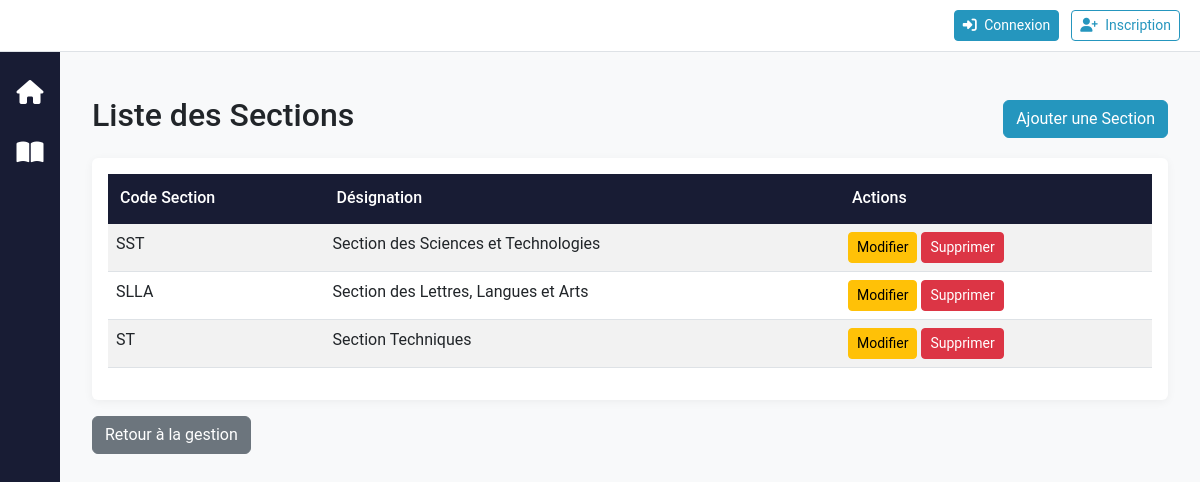
/reglage/sections/, run on the app's committed database.
### reglage/models.py (models this page shows, shortened)
class Section(models.Model):
    CodeSection = models.CharField(max_length=20, primary_key=True)
    DesignationSection = models.CharField(max_length=100)

### reglage/views.py (the view)
# urls.py: path('sections/', views.SectionListView.as_view(), name='section_list'),
class SectionListView(OrganisationFilterMixin, ListView):
    model = Section
    template_name = 'reglage/section_list.html'
    context_object_name = 'sections'
    def get_queryset(self):
        queryset = super().get_queryset()
        org = self.get_user_organisation()
        if org:
            return queryset.filter(CodeSection=org.code)
        return queryset

### accounts/context_processors.py (called while the page is built, shortened)
def user_roles(request):
    return {
        'user_organisation': None,
        'is_org_user': False,
        'is_admin': False,
        'is_administrative_role': False,
        'is_gestionnaire': False,
        'is_section_role': False,
        'is_department_role': False,
        'is_enseignant': False,
        'is_etudiant': False,
        'is_personnel_admin': False,
        'can_access_reglage': False,
        'can_access_finance': False,
        'can_create_users': False,
        'can_delete_all': False,
        'can_view_department_data': lambda dept: False,
        'can_view_section_data': lambda section: False,
        'user_roles': [],
        'user_department': None,
        'user_section': None,
        'user_section_designation': None,
    }

### accounts/organisation_utils.py (called while the page is built)
def get_user_organisation(user):
    if not user.is_authenticated:
        return None
    if user.is_superuser:
        return None
    if hasattr(user, 'profile') and user.profile.organisation:
        return user.profile.organisation
    return None

def is_org_user(user):
    return get_user_organisation(user) is not None

### reglage/views.py (called while the page is built)
    def get_user_organisation(self):
        return get_user_organisation(self.request.user)

    def is_org_user(self):
        return is_org_user(self.request.user)

    def get_context_data(self, **kwargs):
        context = super().get_context_data(**kwargs)
        context['is_org_user'] = self.is_org_user()
        context['user_organisation'] = self.get_user_organisation()
        return context

### reglage/templates/reglage/section_list.html (shortened to what this page needs)
{% extends 'base.html' %}
{% block content %}
<div class="container mt-4">
    <div class="d-flex justify-content-between align-items-center mb-3">
        <h2>Liste des Sections</h2>
        <a href="{% url 'reglage:section_create' %}" class="btn btn-primary">Ajouter une Section</a>
    </div>
    <div class="card">
        <div class="card-body">
            <table class="table table-striped table-hover">
                <thead class="thead-dark">
                    <tr>
                        <th>Code Section</th>
                        <th>Désignation</th>
                        <th>Actions</th>
                    </tr>
                </thead>
                <tbody>
                    {% for section in sections %}
                    <tr>
                        <td>{{ section.CodeSection }}</td>
                        <td>{{ section.DesignationSection }}</td>
                        <td>
                            <a href="{% url 'reglage:section_update' section.pk %}" class="btn btn-sm btn-warning">Modifier</a>
                            <a href="{% url 'reglage:section_delete' section.pk %}" class="btn btn-sm btn-danger">Supprimer</a>
                        </td>
                    </tr>
                    {% empty %}
                    <tr>
                        <td colspan="3" class="text-center">Aucune section trouvée.</td>
                    </tr>
                    {% endfor %}
                </tbody>
            </table>
        </div>
    </div>
    <a href="{% url 'reglage:gestion_entites' %}" class="btn btn-secondary mt-3">Retour à la gestion</a>
</div>
{% endblock %}

### static/css/style.css (style rules this page uses)
:root { --primary: #2596be; --primary-dark: #1a7592; --secondary: #6c757d; --success: #28a745; --info: #17a2b8; --warning: #ffc107; --danger: #dc3545; --light: #f8f9fa; --dark: #181c34; --border-radius: 0.375rem; --transition: all 0.3s ease; }
body { background-color: var(--light); font-size: 16px; font-family: 'Roboto', 'Segoe UI', sans-serif; }
.card { border: none; box-shadow: 0 2px 10px rgba(0,0,0,0.05); transition: var(--transition); }
.table thead th { background-color: var(--dark); color: white; border-bottom: 2px solid var(--dark); font-weight: 500; padding: 0.75rem; }
.btn-primary { background-color: var(--primary); border-color: var(--primary); }

### templates/base.html (style rules this page uses)
body { display: flex; min-height: 100vh; flex-direction: column; }

### data on the page
Section: CodeSection "SST", DesignationSection "Section des Sciences et Technologies"
Section: CodeSection "SLLA", DesignationSection "Section des Lettres, Langues et Arts"
Section: CodeSection "ST", DesignationSection "Section Techniques"
